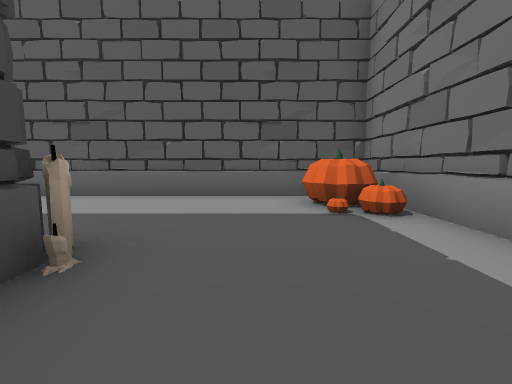
[1] (above)

24 first-person views from a walk through a Unity game level. The camera is 1.3 m above the floor, tilts 6° down and sees 90° across. The floor is counted in squares, 2 m on a side. Each view is taken from the middle of a square. On the plan, view 1 faces up. The plan holds only what a view shows up to about 9 squares ahead; the rest is blank. The place goes on beyond the plan. The player character is not drawn. Some animated figures are not drawn.

[2]
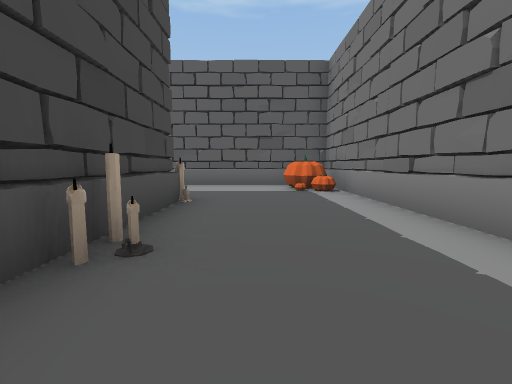

[3]
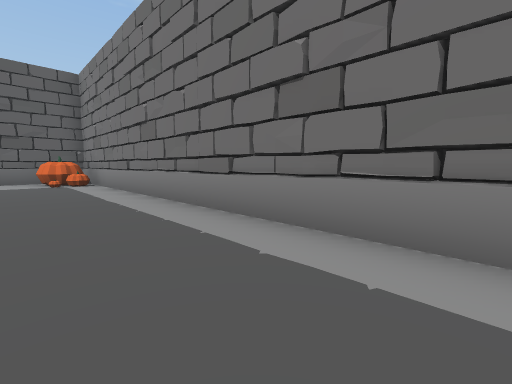

[4]
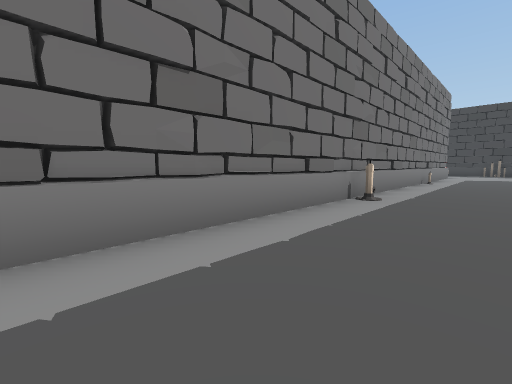

[5]
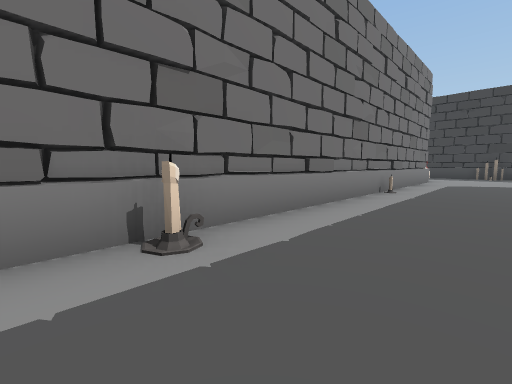

[6]
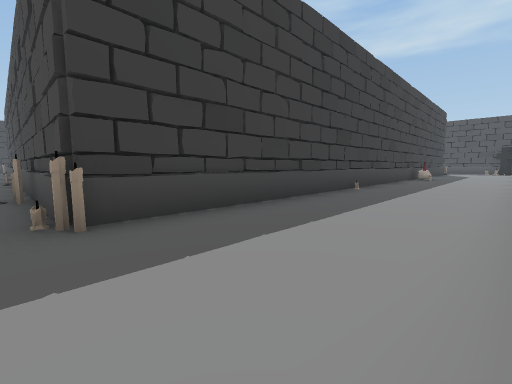

[7]
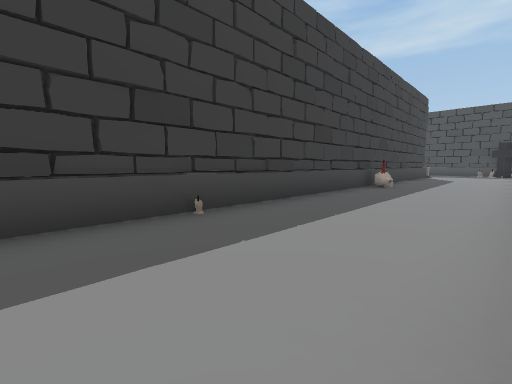

[8]
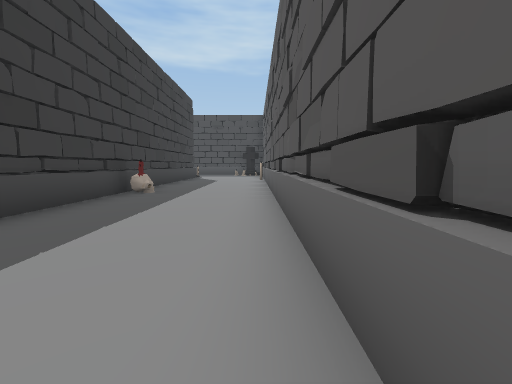

[9]
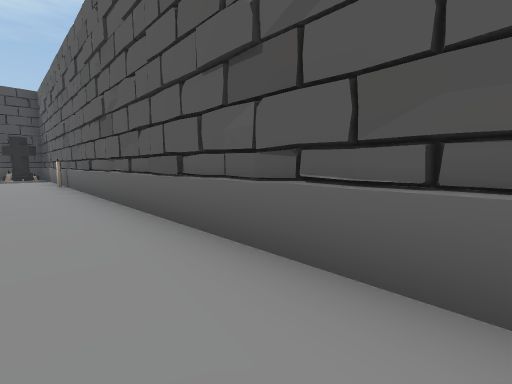

[10]
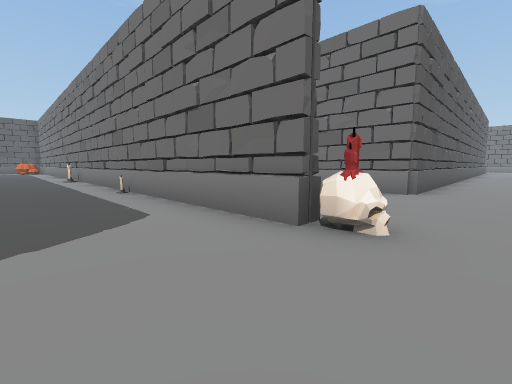

[11]
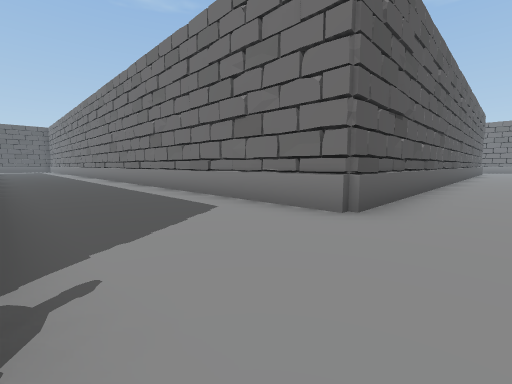

[12]
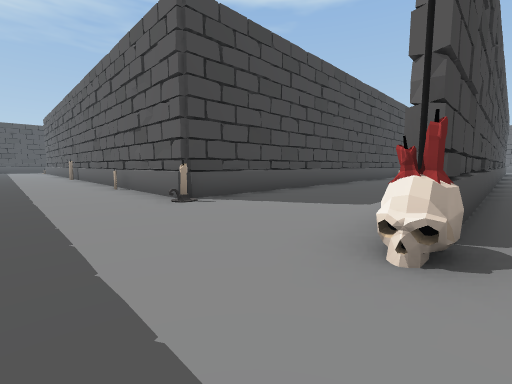

[13]
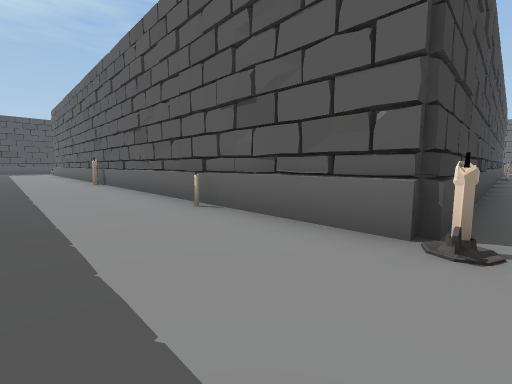

[14]
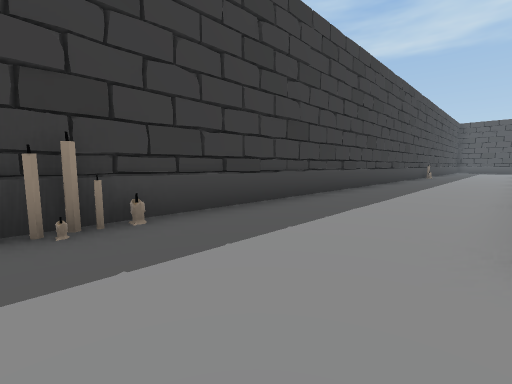

[15]
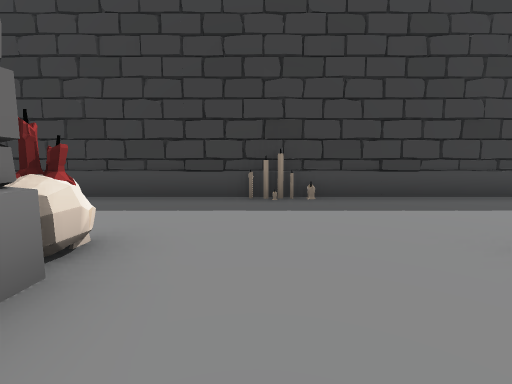

[16]
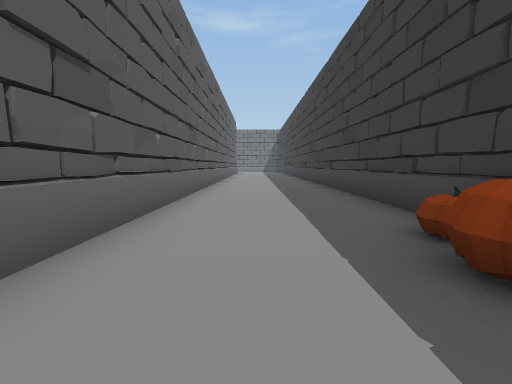

[17]
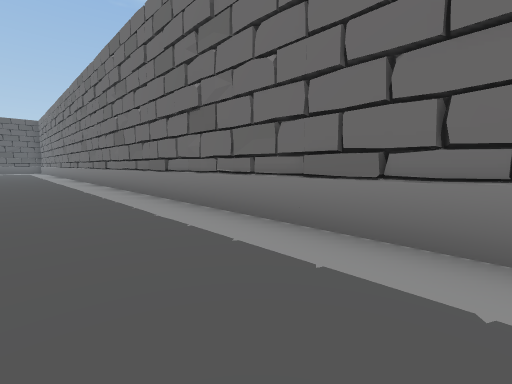

[18]
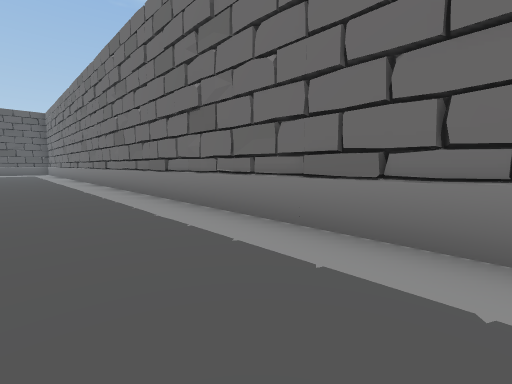

[19]
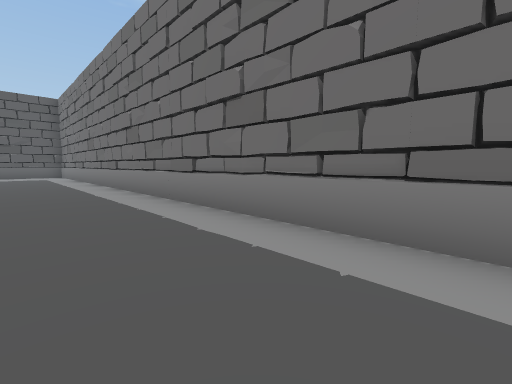

[20]
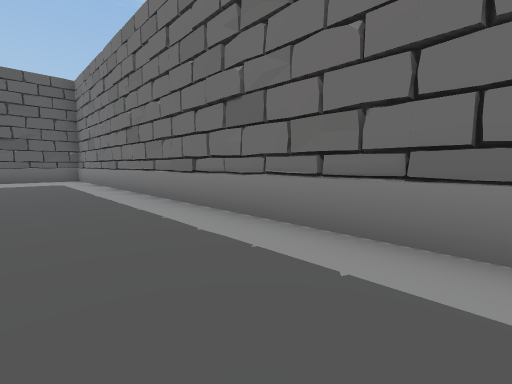

[21]
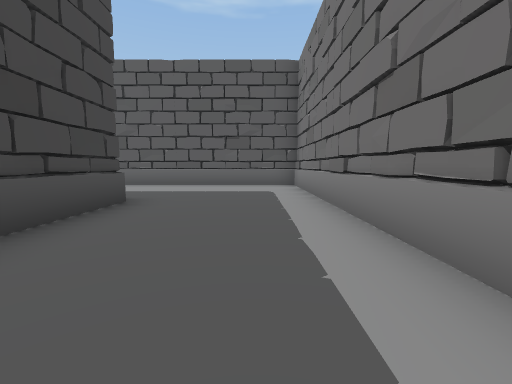

[22]
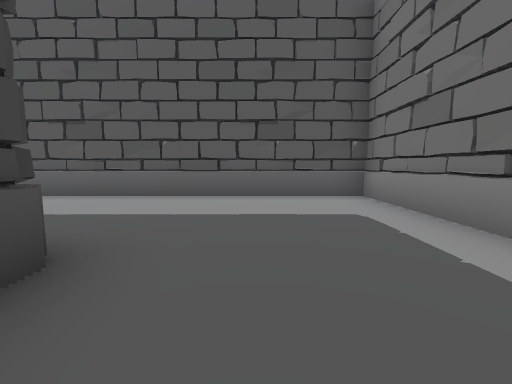

[23]
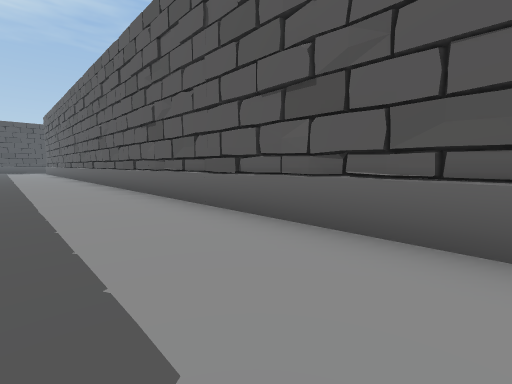

[24]
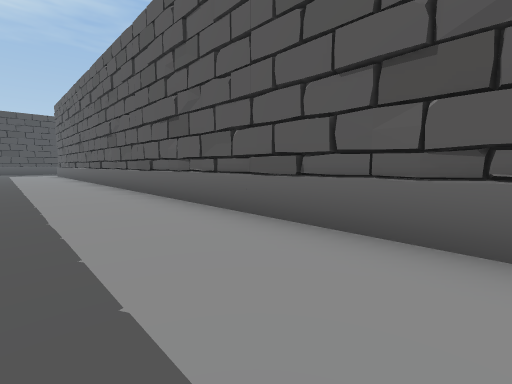

### Floor plan
Points are (right, up) in squares from view 1. A wall is a line through its corners. A room is listed if a view was taken in it or the views show most of it. See-through windows are left out.
Room 1 (views 1, 2, 3, 4, 5, 6, 7, 8, 9)
walls: (-1.4, 1.6) (-1.4, -5.2); (-8.2, 5.4) (-17.5, 5.4); (-1.4, -8.9) (-1.4, -13.6); (-17.1, 1.9) (-2.4, 1.9); (2.2, -13.5) (2.2, 5.4) (-5, 5.4)
ways out: opening at (0.5, -14) to room 2
objects: other object (-14, 2); candle (-2, 2); other object (-1, -6); other object (-1, -1); candle (-1, 2); candle (0, -1); pumpkin (1, 4) to (1, 5); other object (2, -8); pumpkin (2, 3)
Room 2 (views 10, 11, 12, 13, 14, 15, 16, 17, 18, 19, 20, 21, 22, 23, 24)
walls: (-1.4, -13.6) (-1.4, -18.5) (-11.4, -18.5); (2.6, -9.1) (2.6, -18.5) (2.2, -18.5) (2.2, -13.5); (1.4, -22.2) (6, -22.2); (8.4, -22.2) (15.1, -22.2); (-8.6, -22.2) (-0.4, -22.2); (15, -18.5) (6.3, -18.5) (6.3, 9.4) (-13.4, 9.4); (2.6, 5.9) (2.6, 3.2)
ways out: opening at (0.5, -14) to room 1
objects: other object (-11, -19); other object (-4, -19); other object (-1, -19); candle (0, -22); candle (1, -22); other object (2, -14); other object (3, -19); pumpkin (7, -22); pumpkin (8, -22)

Where each view was taken, in squares from view 1:
view 1: 0 up, 0 right, facing up
view 2: 3 down, 0 right, facing up
view 3: 6 down, 0 right, facing up-right
view 4: 3 down, 0 right, facing down-right
view 5: 7 down, 0 right, facing down-right
view 6: 5 up, 1 left, facing down-left
view 7: 5 up, 6 left, facing down-left
view 8: 5 up, 8 left, facing left
view 9: 4 up, 10 left, facing up-left
view 10: 20 down, 0 right, facing up-right
view 11: 20 down, 3 right, facing up-right
view 12: 21 down, 3 right, facing up-left
view 13: 21 down, 1 left, facing up-left
view 14: 19 down, 1 right, facing down-left
view 15: 17 down, 1 right, facing down
view 16: 20 down, 6 right, facing right
view 17: 16 down, 4 right, facing up-right
view 18: 12 down, 4 right, facing up-right
view 19: 7 down, 4 right, facing up-right
view 20: 3 down, 4 right, facing up-right
view 21: 1 up, 5 right, facing up
view 22: 4 up, 4 right, facing up
view 23: 7 up, 2 right, facing up-left
view 24: 7 up, 3 left, facing up-left
